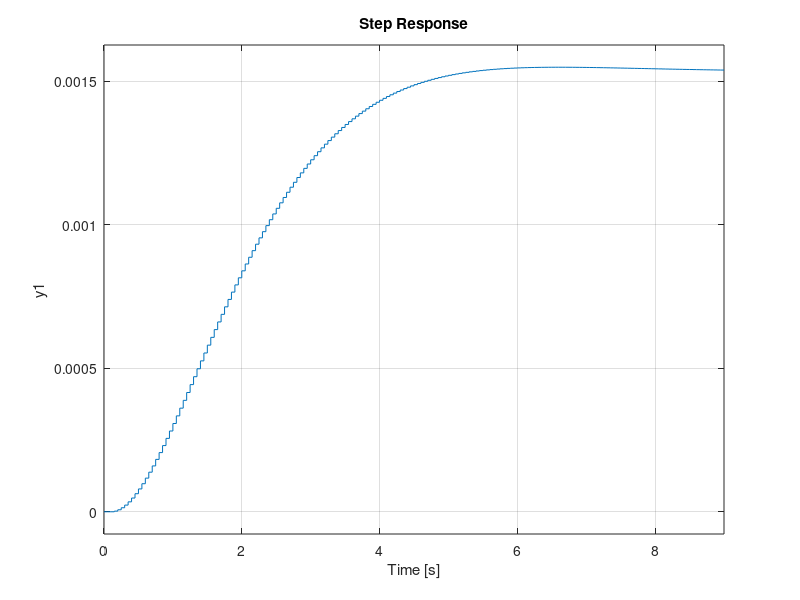

Reproduce this figure in MATLAB.
A = [1 0.05 0 0; 0 1 0.05 0; 0 0 0 1; 0 0 -0.65658 1.5714];
%B = [0 0 0; 0 0 0; 0.00091141 -0.36830 -2.8005; 0.0011525 -0.052414 -7.5757];
B = [0; 0; 0.00091141; 0.0011525];
C = [1 0 0 0];
D = 0;
Q = [1 0 0 0; 0 1 0 0; 0 0 1 0; 0 0 0 1];  
R = 0.000000001;
[K, S, e] = dlqr(A, B, Q, R)
sys = ss(A-B*K, B, C, D, 0.05);
step(sys)